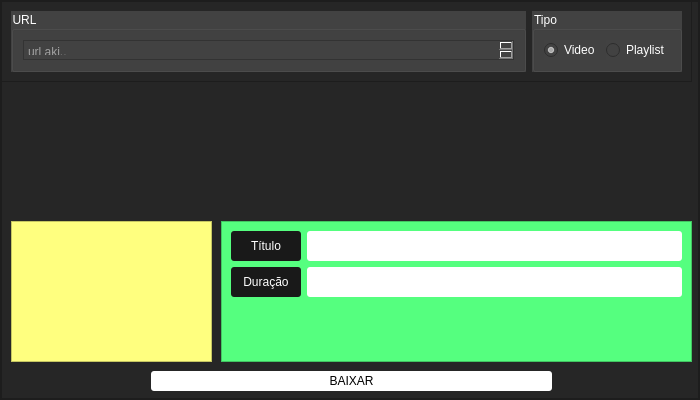
<?xml version="1.0" encoding="UTF-8"?>
<ui version="4.0">
 <class>MainWindow</class>
 <widget class="QMainWindow" name="MainWindow">
  <property name="geometry">
   <rect>
    <x>0</x>
    <y>0</y>
    <width>700</width>
    <height>400</height>
   </rect>
  </property>
  <property name="minimumSize">
   <size>
    <width>700</width>
    <height>400</height>
   </size>
  </property>
  <property name="maximumSize">
   <size>
    <width>700</width>
    <height>400</height>
   </size>
  </property>
  <property name="windowTitle">
   <string>Baixar Videos Youtube (by Saulo Costa)</string>
  </property>
  <widget class="QWidget" name="centralwidget">
   <layout class="QVBoxLayout" name="verticalLayout">
    <property name="spacing">
     <number>0</number>
    </property>
    <property name="leftMargin">
     <number>0</number>
    </property>
    <property name="topMargin">
     <number>0</number>
    </property>
    <property name="rightMargin">
     <number>0</number>
    </property>
    <property name="bottomMargin">
     <number>0</number>
    </property>
    <item>
     <widget class="QFrame" name="main_frame">
      <property name="styleSheet">
       <string notr="true">background-color: rgb(38, 38, 38);</string>
      </property>
      <property name="frameShape">
       <enum>QFrame::StyledPanel</enum>
      </property>
      <property name="frameShadow">
       <enum>QFrame::Raised</enum>
      </property>
      <layout class="QHBoxLayout" name="horizontalLayout">
       <property name="spacing">
        <number>0</number>
       </property>
       <property name="leftMargin">
        <number>0</number>
       </property>
       <property name="topMargin">
        <number>0</number>
       </property>
       <property name="rightMargin">
        <number>0</number>
       </property>
       <property name="bottomMargin">
        <number>0</number>
       </property>
       <item>
        <widget class="QFrame" name="frame">
         <property name="frameShape">
          <enum>QFrame::StyledPanel</enum>
         </property>
         <property name="frameShadow">
          <enum>QFrame::Raised</enum>
         </property>
         <widget class="QPushButton" name="baixar">
          <property name="geometry">
           <rect>
            <x>150</x>
            <y>370</y>
            <width>401</width>
            <height>20</height>
           </rect>
          </property>
          <property name="minimumSize">
           <size>
            <width>80</width>
            <height>20</height>
           </size>
          </property>
          <property name="styleSheet">
           <string notr="true">QPushButton {
background-color: rgb(255, 255, 255);
border-radius: 3px;
}
QPushButton:hover {
	background-color: rgb(159, 159, 159);
}</string>
          </property>
          <property name="text">
           <string>BAIXAR</string>
          </property>
         </widget>
         <widget class="QFrame" name="frame_4">
          <property name="geometry">
           <rect>
            <x>220</x>
            <y>220</y>
            <width>471</width>
            <height>141</height>
           </rect>
          </property>
          <property name="styleSheet">
           <string notr="true">background-color: rgb(85, 255, 127);</string>
          </property>
          <property name="frameShape">
           <enum>QFrame::StyledPanel</enum>
          </property>
          <property name="frameShadow">
           <enum>QFrame::Raised</enum>
          </property>
          <layout class="QFormLayout" name="formLayout">
           <item row="3" column="0">
            <widget class="QPushButton" name="pushButton_3">
             <property name="minimumSize">
              <size>
               <width>70</width>
               <height>30</height>
              </size>
             </property>
             <property name="maximumSize">
              <size>
               <width>70</width>
               <height>16777215</height>
              </size>
             </property>
             <property name="styleSheet">
              <string notr="true">background-color: rgb(25, 25, 25);
color: white;
border-radius: 3px;</string>
             </property>
             <property name="text">
              <string>Duração</string>
             </property>
            </widget>
           </item>
           <item row="3" column="1">
            <widget class="QLabel" name="duracao">
             <property name="enabled">
              <bool>true</bool>
             </property>
             <property name="minimumSize">
              <size>
               <width>0</width>
               <height>30</height>
              </size>
             </property>
             <property name="cursor">
              <cursorShape>ForbiddenCursor</cursorShape>
             </property>
             <property name="styleSheet">
              <string notr="true">background-color: rgb(255, 255, 255);
border-radius:3px</string>
             </property>
             <property name="text">
              <string/>
             </property>
             <property name="scaledContents">
              <bool>false</bool>
             </property>
            </widget>
           </item>
           <item row="2" column="0">
            <widget class="QPushButton" name="pushButton_2">
             <property name="minimumSize">
              <size>
               <width>70</width>
               <height>30</height>
              </size>
             </property>
             <property name="maximumSize">
              <size>
               <width>70</width>
               <height>16777215</height>
              </size>
             </property>
             <property name="styleSheet">
              <string notr="true">background-color: rgb(25, 25, 25);
color: white;
border-radius: 3px;</string>
             </property>
             <property name="text">
              <string>Título</string>
             </property>
            </widget>
           </item>
           <item row="2" column="1">
            <widget class="QLabel" name="titulo">
             <property name="enabled">
              <bool>true</bool>
             </property>
             <property name="minimumSize">
              <size>
               <width>0</width>
               <height>30</height>
              </size>
             </property>
             <property name="cursor">
              <cursorShape>ForbiddenCursor</cursorShape>
             </property>
             <property name="styleSheet">
              <string notr="true">background-color: rgb(255, 255, 255);
border-radius:3px</string>
             </property>
             <property name="text">
              <string/>
             </property>
             <property name="scaledContents">
              <bool>false</bool>
             </property>
            </widget>
           </item>
          </layout>
         </widget>
         <widget class="QFrame" name="frame_5">
          <property name="geometry">
           <rect>
            <x>10</x>
            <y>220</y>
            <width>201</width>
            <height>141</height>
           </rect>
          </property>
          <property name="styleSheet">
           <string notr="true">background-color: rgb(255, 255, 127);</string>
          </property>
          <property name="frameShape">
           <enum>QFrame::StyledPanel</enum>
          </property>
          <property name="frameShadow">
           <enum>QFrame::Raised</enum>
          </property>
          <widget class="QLabel" name="thumb">
           <property name="geometry">
            <rect>
             <x>16</x>
             <y>22</y>
             <width>171</width>
             <height>101</height>
            </rect>
           </property>
           <property name="text">
            <string/>
           </property>
          </widget>
         </widget>
         <widget class="QFrame" name="frame_3">
          <property name="geometry">
           <rect>
            <x>560</x>
            <y>30</y>
            <width>131</width>
            <height>21</height>
           </rect>
          </property>
          <property name="styleSheet">
           <string notr="true">color: rgb(255, 255, 255);</string>
          </property>
          <property name="frameShape">
           <enum>QFrame::StyledPanel</enum>
          </property>
          <property name="frameShadow">
           <enum>QFrame::Raised</enum>
          </property>
          <layout class="QHBoxLayout" name="horizontalLayout_2">
           <property name="spacing">
            <number>0</number>
           </property>
           <property name="leftMargin">
            <number>0</number>
           </property>
           <property name="topMargin">
            <number>0</number>
           </property>
           <property name="rightMargin">
            <number>0</number>
           </property>
           <property name="bottomMargin">
            <number>0</number>
           </property>
          </layout>
         </widget>
         <widget class="QFrame" name="frame_2">
          <property name="geometry">
           <rect>
            <x>0</x>
            <y>0</y>
            <width>691</width>
            <height>81</height>
           </rect>
          </property>
          <property name="frameShape">
           <enum>QFrame::StyledPanel</enum>
          </property>
          <property name="frameShadow">
           <enum>QFrame::Raised</enum>
          </property>
          <layout class="QHBoxLayout" name="horizontalLayout_5">
           <item>
            <widget class="QGroupBox" name="groupBox_2">
             <property name="styleSheet">
              <string notr="true">background-color: rgb(66, 66, 66);
color: rgb(255, 255, 255);</string>
             </property>
             <property name="title">
              <string>URL</string>
             </property>
             <layout class="QHBoxLayout" name="horizontalLayout_4">
              <item>
               <widget class="QTextEdit" name="url">
                <property name="placeholderText">
                 <string>url aki..</string>
                </property>
               </widget>
              </item>
             </layout>
            </widget>
           </item>
           <item>
            <widget class="QGroupBox" name="groupBox">
             <property name="styleSheet">
              <string notr="true">background-color: rgb(66, 66, 66);
color: rgb(255, 255, 255);</string>
             </property>
             <property name="title">
              <string>Tipo</string>
             </property>
             <layout class="QHBoxLayout" name="horizontalLayout_3">
              <item>
               <widget class="QRadioButton" name="video">
                <property name="text">
                 <string>Video</string>
                </property>
                <property name="checkable">
                 <bool>true</bool>
                </property>
                <property name="checked">
                 <bool>true</bool>
                </property>
               </widget>
              </item>
              <item>
               <widget class="QRadioButton" name="playlist">
                <property name="text">
                 <string>Playlist</string>
                </property>
               </widget>
              </item>
             </layout>
            </widget>
           </item>
          </layout>
         </widget>
        </widget>
       </item>
      </layout>
     </widget>
    </item>
   </layout>
  </widget>
 </widget>
 <resources/>
 <connections/>
</ui>
